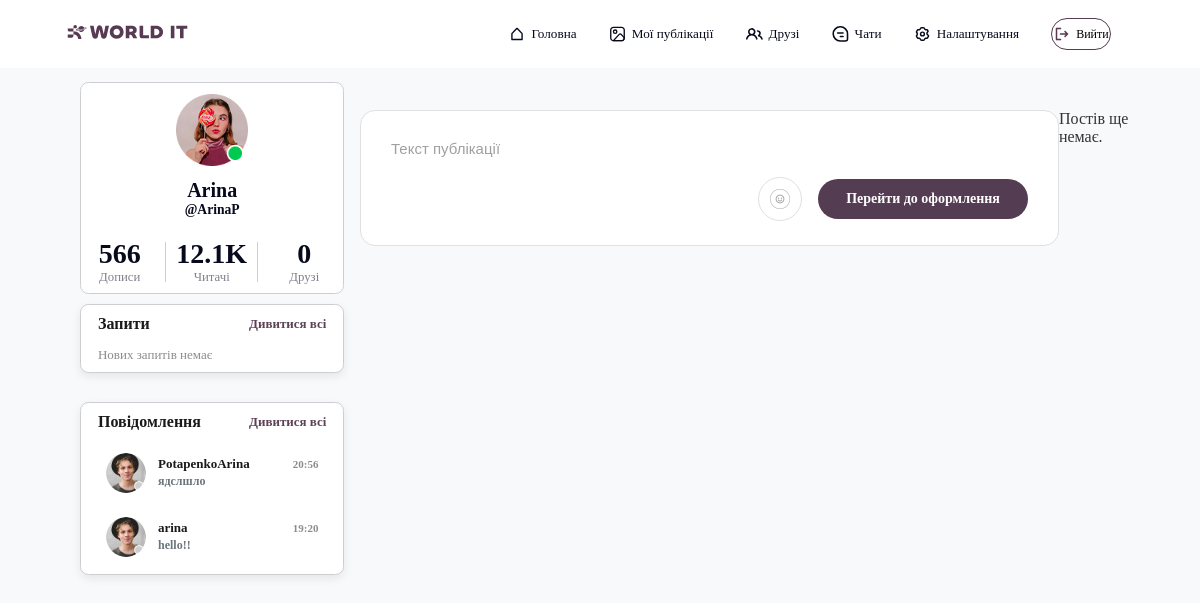
The page /home/ (signed in) on the database its author committed.
### user_app/models.py (models this page shows)
class User(AbstractUser):
    username = models.CharField(
        max_length= 150,
        blank= True,
        null= True
    )
    email = models.EmailField(
        unique= True
    )
    USERNAME_FIELD = 'email'
    REQUIRED_FIELDS = []

### chat_app/models.py (models this page shows, shortened)
class Message(models.Model):
    text = models.TextField()
    chat = models.ForeignKey(Chat, on_delete=models.CASCADE, related_name="messages")
    sender = models.ForeignKey(User, on_delete=models.CASCADE, related_name="sent_messages")
    readers = models.ManyToManyField(User, blank=True, related_name="read_messages")
    created_at = models.DateTimeField(auto_now_add=True)

### home_app/views.py (the view)
# urls.py: path('home/', HomeView.as_view(), name='home')
class HomeView(LoginRequiredMixin, TemplateView):
    template_name = 'home_app/home.html'

### home_app/templates/home_app/home.html (shortened to what this page needs)
{% extends 'base.html' %}
{% load static %}
{% block links %}
    <link rel="stylesheet" href="{% static 'css/base.css' %}">
    <link rel="stylesheet" href="{% static 'home_app/css/home.css' %}">
{% endblock %}
{% block side-panel %}
    {% include 'particles/side_panel.html' %}
{% endblock %}
{% block content %}
<div class="content-wrapper">
    <div class="quick-create-post">
        <div class="quick-input-container">
            <input type="text" class="quick-post-input" placeholder="Текст публікації" readonly id="quick-create-trigger-input">
            <div class="quick-actions-bar">
                <div class="quick-emoji-wrapper" id="quick-emoji-trigger">
                    <img src="{% static 'icons/emoji.png' %}" alt="emoji" class="quick-emoji">
                </div>
                <button type="button" class="btn-go-to-create" id="quick-create-trigger">Перейти до оформлення</button>
            </div>
        </div>
    </div>
    <div class="posts-list">
        {% for post in posts %}
        <div class="post-card">
            <div class="card-header">
                <div class="author-block">
                    <img src="{% static 'icons/example-photo.png' %}" class="author-ava">
                    <div class="author-meta">
                        <h4>{{ post.author.username }}</h4>
                        <span>{{ post.created_at|date:"d M Y" }}</span>
                    </div>
                </div>
                {% include 'post_app/particles/post_menu.html' %}
            </div>
            <div class="card-body">
                <h3 class="post-title">{{ post.title }}</h3>
                <p class="post-text">{{ post.content }}</p>
                <div class="post-tags">
                    {% for tag in post.tags.all %}
                        <span class="tag-item">#{{ tag.name }}</span>
                    {% endfor %}
                </div>
                <div class="post-image-grid">
                    {% for img in post.images.all %}
                        <div class="grid-image-item">
                            <img src="{{ img.original_image.url }}" alt="post image">
                        </div>
                    {% endfor %}
                </div>
            </div>
        </div>
        {% empty %}
        <p class="no-posts">Постів ще немає.</p>
        {% endfor %}
        <div id="postLoaderLine" style="width: 100%; height: 1px; clear: both;"></div>
    </div>
</div>
{% endblock %}

### templates/particles/side_panel.html (shortened to what this page needs)
{% load static %}
<div class="side-panel">
    <div class="profile-container">
        <div class="profile-head">
            <div class="profile-picture">
                <img src="{% if request.user.avatar %}{{ request.user.avatar.url }}{% else %}{% static 'icons/example-photo.png' %}{% endif %}" alt="Profile Picture" style="object-fit: cover;">
            </div>
            <div class="profile-name">
                <h3>
                    {% if request.user.first_name %}
                        {{ request.user.first_name }}
                    {% else %}
                        Новий користувач
                    {% endif %}
                </h3>
                <p>@{{ request.user.username }}</p>
            </div>
        </div>
        <div class="profile-info">
            <div class="info-container">
                <h3>566</h3>
                <p>Дописи</p>
            </div>
            <div class="info-container">
                <h3>12.1K</h3>
                <p>Читачі</p>
            </div>
            <div class="info-container">
                <h3>{{ friends_count|default:"0" }}</h3>
                <p>Друзі</p>
            </div>
        </div>
    </div>
    <div class="request" style="margin-bottom: 30px; display: block; box-sizing: border-box;">
        <div style="display: flex; justify-content: space-between; align-items: center;">
            <h3 style="margin: 0; font-size: 16px; font-weight: 700; color: #1a1a1a;">Запити</h3>
            <a href="{% url 'friends' %}" style="font-size: 13px; color: #5d4257; font-weight: 600; text-decoration: none; text-align: right;">Дивитися всі</a>
        </div>
        <div id="sidebar-requests-list" style="display: block; margin-top: 14px; clear: both;">
        </div>
    </div>
    <div class="message-block" style="margin-top: 30px; display: block; box-sizing: border-box;">
        <div style="display: flex; justify-content: space-between; align-items: center;">
            <h3 style="margin: 0; font-size: 16px; font-weight: 700; color: #1a1a1a;">Повідомлення</h3>
            <a href="{% url 'chat' %}" style="font-size: 13px; color: #5d4257; font-weight: 600; text-decoration: none; text-align: right;">Дивитися всі</a>
        </div>
        <div id="sidebar-messages-list" style="display: flex; flex-direction: column; gap: 8px; margin-top: 14px; clear: both; width: 100%;">
            {% for chat in sidebar_recent_chats %}
                <a href="{% url 'chat' %}?open={{ chat.id }}" style="display: flex; align-items: center; gap: 12px; padding: 8px; border-radius: 12px; text-decoration: none; box-sizing: border-box; width: 100%; transition: background 0.2s;" onmouseover="this.style.background='#f5f5f7'" onmouseout="this.style.background='none'">
                    <img src="{{ chat.avatar_url }}" style="width: 40px; height: 40px; border-radius: 50%; object-fit: cover; flex-shrink: 0;">
                    <div style="display: flex; flex-direction: column; min-width: 0; flex-grow: 1; gap: 2px;">
                        <div style="display: flex; justify-content: space-between; align-items: center; width: 100%;">
                            <span style="font-size: 13px; font-weight: 600; color: #1a1a1a; white-space: nowrap; overflow: hidden; text-overflow: ellipsis; max-width: 110px;">{{ chat.username }}</span>
                            <span style="font-size: 11px; color: #8c8c8c; flex-shrink: 0;">{{ chat.last_time }}</span>
                        </div>
                        <p style="font-size: 12px; color: #6c757d; margin: 0; white-space: nowrap; overflow: hidden; text-overflow: ellipsis; max-width: 140px;">{{ chat.last_message }}</p>
                    </div>
                </a>
            {% empty %}
                <p style="color: #8c8c8c; font-size: 13px; margin: 0;">Повідомлень немає</p>
            {% endfor %}
        </div>
    </div>
</div>

### static/css/base.css (style rules this page uses)
* { padding: 0; margin: 0; box-sizing: border-box; text-decoration: none; font-family: 'GT Walsheim Pro'; }
body { background-color: #FAF8FF; font-family: 'GT Walsheim Pro'; }
.profile-container { position: static; top: 10.2vh; left: 5.6vw; display: flex; flex-direction: column; justify-content: center; margin-left: 13px; align-items: center; width: 22vw; height: 26.5vh; gap: 1.5vh; background-color: white; border: 0.1vw solid #CDCED2; border-radius: 0.7vw; }
.profile-head { display: flex; flex-direction: column; justify-content: flex-start; align-items: center; width: 24vw; height: 17vh; gap: 1.1vw; }
.profile-picture { display: flex; flex-direction: column; justify-content: center; align-items: center; width: 6.7vw; height: 9vh; }
.profile-picture img { height: 100%; }
.profile-name { display: flex; flex-direction: column; justify-content: center; align-items: center; width: 6.7vw; height: 5vh; }
.profile-name h3 { font-size: 2.5vh; color: rgba(7, 10, 28, 1); }
.profile-name p { font-size: 1.7vh; font-weight: 700; color: rgba(7, 10, 28, 1); }
.profile-info { display: flex; flex-direction: row; justify-content: center; align-items: center; width: 23vw; height: 5vh; }
.info-container { display: flex; flex-direction: column; justify-content: center; align-items: center; width: 8vw; height: 5vh; border-right: 0.1vw solid #CDCED2; }
.info-container:last-child { border-right: none; }
.info-container h3 { font-size: 3.5vh; font-weight: 700; color: #070A1C }
.info-container p { font-size: 1.6vh; color: #81818D; }
.profile-container { position: fixed; top: 10.2vh; left: 5.6vw; display: flex; flex-direction: column; justify-content: center; align-items: center; width: 22vw; height: 26.5vh; gap: 1.5vh; background-color: white; border: 0.1vw solid #CDCED2; border-radius: 0.7vw; }
.info-container h3 { font-size: 3.5vh; font-weight: 700; color: #070A1C; }
.request { position: fixed; top: 38vh; left: 5.6vw; display: flex; align-items: center; justify-content: space-between; width: 22vw; margin-left: 13px; min-height: 7.5vh; padding: 1.2vh 1.4vw; background-color: #ffffff; border: 0.1vw solid #CDCED2; border-radius: 0.7vw; box-shadow: 0 0.3vw 0.8vw rgba(7, 10, 28, 0.08); }
.message-block { position: fixed; top: 46.5vh; left: 5.6vw; display: flex; align-items: center; justify-content: space-between; width: 22vw; margin-left: 13px; min-height: 7.5vh; padding: 1.2vh 1.4vw; background-color: #ffffff; border: 0.1vw solid #CDCED2; border-radius: 0.7vw; box-shadow: 0 0.3vw 0.8vw rgba(7, 10, 28, 0.08); }
.request h3 { margin: 0; font-size: 1.95vh; color: #070A1C; }
.message-block h3 { margin: 0; font-size: 1.95vh; color: #070A1C; }
.request a { color: #5D3A6A; font-weight: 700; text-decoration: none; white-space: nowrap; font-size: 1.55vh; }
.message-block a { color: #5D3A6A; font-weight: 700; text-decoration: none; white-space: nowrap; font-size: 1.55vh; }
.content-wrapper { flex: 1; display: flex; }

### rows shown on the page
User: user.first_name "Arina", user.username "ArinaP"
Message: last_message "ядслшло"
Message: last_message "hello!!"

### other values the page prints
{{ friends_count|default:"0" }} "0"
{{ chat.username }} "PotapenkoArina" "arina"
{{ chat.last_time }} "20:56" "19:20"
